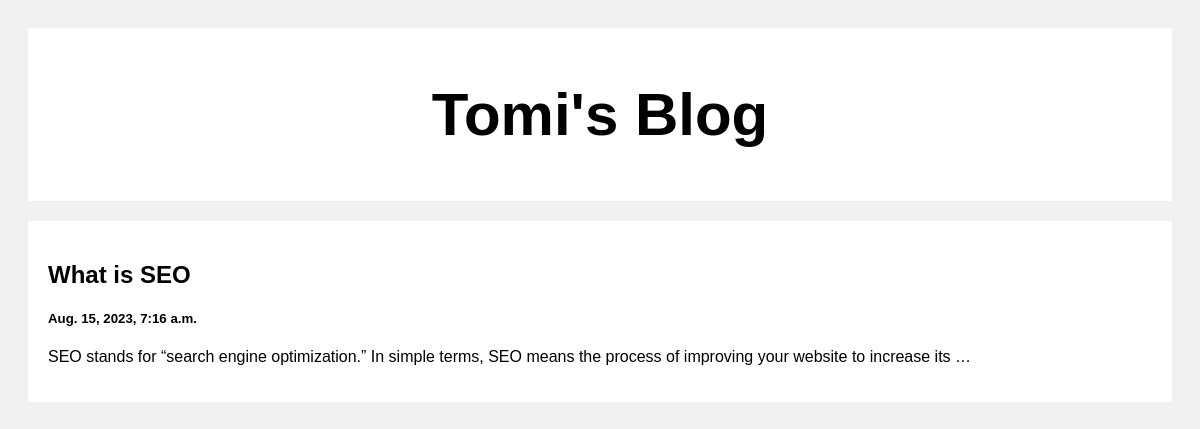
The page / on the database its author committed.
### posts/models.py (models this page shows)
class Post(models.Model):
    title = models.CharField(max_length=100)
    body = models.CharField(max_length=1000000)
    created_at = models.DateTimeField(default=datetime.now, blank=True)

### posts/views.py (the view)
# urls.py: path('', views.index, name='index'),
def index(request):
    posts = Post.objects.all()
    return render(request, 'index.html', {'posts' : posts})

### templates/index.html (shortened to what this page needs)
<!DOCTYPE html>
<html>
<head>
</head>
<body>
<div class="header">
  <h2>Tomi's Blog</h2>
</div>
<div class="row">
  <div class="leftcolumn">
    {% for post in posts reversed %}
    <div class="card">
      <a style="text-decoration: none; color: black;" href="/post/{{post.id}}">
        <h2>{{post.title}}</h2>
        <h5>{{post.created_at}}</h5>
        <p>{{post.body|truncatewords:20}}</p>
      </a>
    </div>
    {% endfor %}
  </div>
</div>
</body>
</html>

### templates/index.html (style rules this page uses)
* { box-sizing: border-box; }
body { font-family: Arial; padding: 20px; background: #f1f1f1; }
.header { padding: 2px; font-size: 40px; text-align: center; background: white; }
.leftcolumn { float: left; width: 100%; }
.card { background-color: white; padding: 20px; margin-top: 20px; }
.row:after { content: ""; display: table; clear: both; }

### rows shown on the page
Post: title "What is SEO", created_at "Aug. 15, 2023, 7:16 a.m.", body "SEO stands for “search engine optimization.” In simple terms, SEO means the process of improving your website to increase its …"
